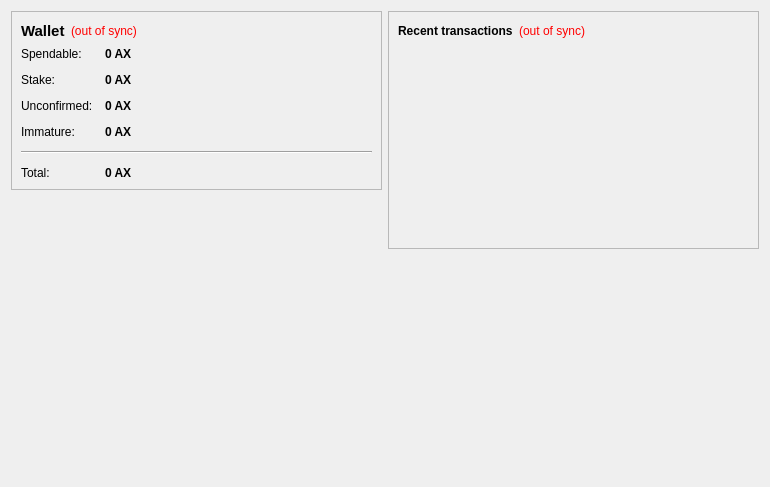
<?xml version="1.0" encoding="UTF-8"?>
<ui version="4.0">
 <class>OverviewPage</class>
 <widget class="QWidget" name="OverviewPage">
  <property name="geometry">
   <rect>
    <x>0</x>
    <y>0</y>
    <width>770</width>
    <height>487</height>
   </rect>
  </property>
  <property name="windowTitle">
   <string>Form</string>
  </property>
  <layout class="QHBoxLayout" name="horizontalLayout" stretch="1,1">
   <item>
    <layout class="QVBoxLayout" name="verticalLayout_2">
     <item>
      <widget class="QFrame" name="frame">
       <property name="frameShape">
        <enum>QFrame::StyledPanel</enum>
       </property>
       <property name="frameShadow">
        <enum>QFrame::Raised</enum>
       </property>
       <layout class="QVBoxLayout" name="verticalLayout_4">
        <item>
         <layout class="QHBoxLayout" name="horizontalLayout_4">
          <item>
           <widget class="QLabel" name="label_5">
            <property name="font">
             <font>
              <pointsize>11</pointsize>
              <weight>75</weight>
              <bold>true</bold>
             </font>
            </property>
            <property name="text">
             <string>Wallet</string>
            </property>
           </widget>
          </item>
          <item>
           <widget class="QLabel" name="labelWalletStatus">
            <property name="toolTip">
             <string>The displayed information may be out of date. Your wallet automatically synchronizes with the AmeroX network after a connection is established, but this process has not completed yet.</string>
            </property>
            <property name="styleSheet">
             <string notr="true">QLabel { color: red; }</string>
            </property>
            <property name="text">
             <string notr="true">(out of sync)</string>
            </property>
            <property name="alignment">
             <set>Qt::AlignLeading|Qt::AlignLeft|Qt::AlignVCenter</set>
            </property>
           </widget>
          </item>
          <item>
           <spacer name="horizontalSpacer_2">
            <property name="orientation">
             <enum>Qt::Horizontal</enum>
            </property>
            <property name="sizeHint" stdset="0">
             <size>
              <width>40</width>
              <height>20</height>
             </size>
            </property>
           </spacer>
          </item>
         </layout>
        </item>
        <item>
         <layout class="QFormLayout" name="formLayout_2">
          <property name="fieldGrowthPolicy">
           <enum>QFormLayout::AllNonFixedFieldsGrow</enum>
          </property>
          <property name="horizontalSpacing">
           <number>12</number>
          </property>
          <property name="verticalSpacing">
           <number>12</number>
          </property>
          <item row="0" column="0">
           <widget class="QLabel" name="label">
            <property name="text">
             <string>Spendable:</string>
            </property>
           </widget>
          </item>
          <item row="0" column="1">
           <widget class="QLabel" name="labelBalance">
            <property name="font">
             <font>
              <weight>75</weight>
              <bold>true</bold>
             </font>
            </property>
            <property name="cursor">
             <cursorShape>IBeamCursor</cursorShape>
            </property>
            <property name="toolTip">
             <string>Your current spendable balance</string>
            </property>
            <property name="text">
             <string notr="true">0 AX</string>
            </property>
            <property name="textInteractionFlags">
             <set>Qt::LinksAccessibleByMouse|Qt::TextSelectableByKeyboard|Qt::TextSelectableByMouse</set>
            </property>
           </widget>
          </item>
          <item row="1" column="0">
           <widget class="QLabel" name="label_6">
            <property name="text">
             <string>Stake:</string>
            </property>
           </widget>
          </item>
          <item row="1" column="1">
           <widget class="QLabel" name="labelStake">
            <property name="font">
             <font>
              <weight>75</weight>
              <bold>true</bold>
             </font>
            </property>
            <property name="cursor">
             <cursorShape>IBeamCursor</cursorShape>
            </property>
            <property name="toolTip">
             <string>Total of coins that was staked, and do not yet count toward the current balance</string>
            </property>
            <property name="text">
             <string notr="true">0 AX</string>
            </property>
            <property name="textInteractionFlags">
             <set>Qt::LinksAccessibleByMouse|Qt::TextSelectableByKeyboard|Qt::TextSelectableByMouse</set>
            </property>
           </widget>
          </item>
          <item row="2" column="0">
           <widget class="QLabel" name="label_3">
            <property name="text">
             <string>Unconfirmed:</string>
            </property>
           </widget>
          </item>
          <item row="2" column="1">
           <widget class="QLabel" name="labelUnconfirmed">
            <property name="font">
             <font>
              <weight>75</weight>
              <bold>true</bold>
             </font>
            </property>
            <property name="cursor">
             <cursorShape>IBeamCursor</cursorShape>
            </property>
            <property name="toolTip">
             <string>Total of transactions that have yet to be confirmed, and do not yet count toward the current balance</string>
            </property>
            <property name="text">
             <string notr="true">0 AX</string>
            </property>
            <property name="textInteractionFlags">
             <set>Qt::LinksAccessibleByMouse|Qt::TextSelectableByKeyboard|Qt::TextSelectableByMouse</set>
            </property>
           </widget>
          </item>
          <item row="3" column="0">
           <widget class="QLabel" name="labelImmatureText">
            <property name="text">
             <string>Immature:</string>
            </property>
           </widget>
          </item>
          <item row="3" column="1">
           <widget class="QLabel" name="labelImmature">
            <property name="font">
             <font>
              <weight>75</weight>
              <bold>true</bold>
             </font>
            </property>
            <property name="toolTip">
             <string>Mined balance that has not yet matured</string>
            </property>
            <property name="text">
             <string notr="true">0 AX</string>
            </property>
            <property name="textInteractionFlags">
             <set>Qt::LinksAccessibleByMouse|Qt::TextSelectableByKeyboard|Qt::TextSelectableByMouse</set>
            </property>
           </widget>
          </item>
          <item row="4" column="0" colspan="2">
           <widget class="Line" name="line">
            <property name="orientation">
             <enum>Qt::Horizontal</enum>
            </property>
           </widget>
          </item>
          <item row="5" column="0">
           <widget class="QLabel" name="labelTotalText">
            <property name="text">
             <string>Total:</string>
            </property>
           </widget>
          </item>
          <item row="5" column="1">
           <widget class="QLabel" name="labelTotal">
            <property name="font">
             <font>
              <weight>75</weight>
              <bold>true</bold>
             </font>
            </property>
            <property name="cursor">
             <cursorShape>IBeamCursor</cursorShape>
            </property>
            <property name="toolTip">
             <string>Your current total balance</string>
            </property>
            <property name="text">
             <string notr="true">0 AX</string>
            </property>
            <property name="textInteractionFlags">
             <set>Qt::LinksAccessibleByMouse|Qt::TextSelectableByKeyboard|Qt::TextSelectableByMouse</set>
            </property>
           </widget>
          </item>
         </layout>
        </item>
       </layout>
      </widget>
     </item>
     <item>
      <spacer name="verticalSpacer">
       <property name="orientation">
        <enum>Qt::Vertical</enum>
       </property>
       <property name="sizeHint" stdset="0">
        <size>
         <width>20</width>
         <height>40</height>
        </size>
       </property>
      </spacer>
     </item>
     <item>
      <widget class="QLabel" name="label_2">
       <property name="autoFillBackground">
        <bool>true</bool>
       </property>
       <property name="text">
        <string/>
       </property>
       <property name="pixmap">
        <pixmap resource="../bitcoin.qrc">:/icons/drmbg</pixmap>
       </property>
       <property name="scaledContents">
        <bool>false</bool>
       </property>
       <property name="margin">
        <number>0</number>
       </property>
      </widget>
     </item>
    </layout>
   </item>
   <item>
    <layout class="QVBoxLayout" name="verticalLayout_3">
     <item>
      <widget class="QFrame" name="frame_2">
       <property name="frameShape">
        <enum>QFrame::StyledPanel</enum>
       </property>
       <property name="frameShadow">
        <enum>QFrame::Raised</enum>
       </property>
       <layout class="QVBoxLayout" name="verticalLayout">
        <item>
         <layout class="QHBoxLayout" name="horizontalLayout_2">
          <item>
           <widget class="QLabel" name="label_4">
            <property name="text">
             <string>&lt;b&gt;Recent transactions&lt;/b&gt;</string>
            </property>
           </widget>
          </item>
          <item>
           <widget class="QLabel" name="labelTransactionsStatus">
            <property name="toolTip">
             <string>The displayed information may be out of date. Your wallet automatically synchronizes with the AmeroX network after a connection is established, but this process has not completed yet.</string>
            </property>
            <property name="styleSheet">
             <string notr="true">QLabel { color: red; }</string>
            </property>
            <property name="text">
             <string notr="true">(out of sync)</string>
            </property>
            <property name="alignment">
             <set>Qt::AlignRight|Qt::AlignTrailing|Qt::AlignVCenter</set>
            </property>
           </widget>
          </item>
          <item>
           <spacer name="horizontalSpacer">
            <property name="orientation">
             <enum>Qt::Horizontal</enum>
            </property>
            <property name="sizeHint" stdset="0">
             <size>
              <width>40</width>
              <height>20</height>
             </size>
            </property>
           </spacer>
          </item>
         </layout>
        </item>
        <item>
         <widget class="QListView" name="listTransactions">
          <property name="styleSheet">
           <string notr="true">QListView { background: transparent; }</string>
          </property>
          <property name="frameShape">
           <enum>QFrame::NoFrame</enum>
          </property>
          <property name="verticalScrollBarPolicy">
           <enum>Qt::ScrollBarAlwaysOff</enum>
          </property>
          <property name="horizontalScrollBarPolicy">
           <enum>Qt::ScrollBarAlwaysOff</enum>
          </property>
          <property name="selectionMode">
           <enum>QAbstractItemView::NoSelection</enum>
          </property>
         </widget>
        </item>
       </layout>
      </widget>
     </item>
     <item>
      <spacer name="verticalSpacer_2">
       <property name="orientation">
        <enum>Qt::Vertical</enum>
       </property>
       <property name="sizeHint" stdset="0">
        <size>
         <width>20</width>
         <height>40</height>
        </size>
       </property>
      </spacer>
     </item>
    </layout>
   </item>
  </layout>
 </widget>
 <resources/>
 <connections/>
</ui>
